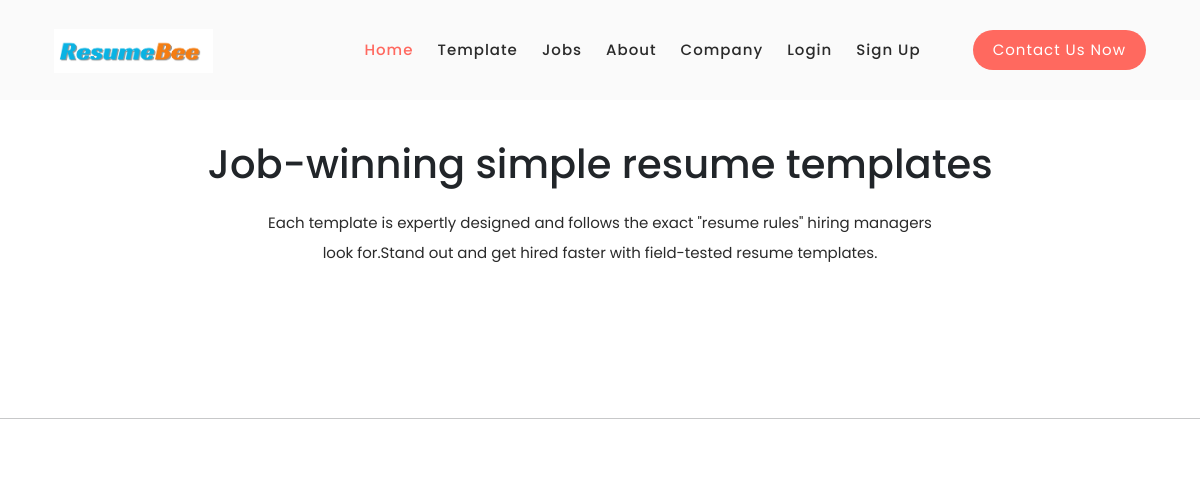
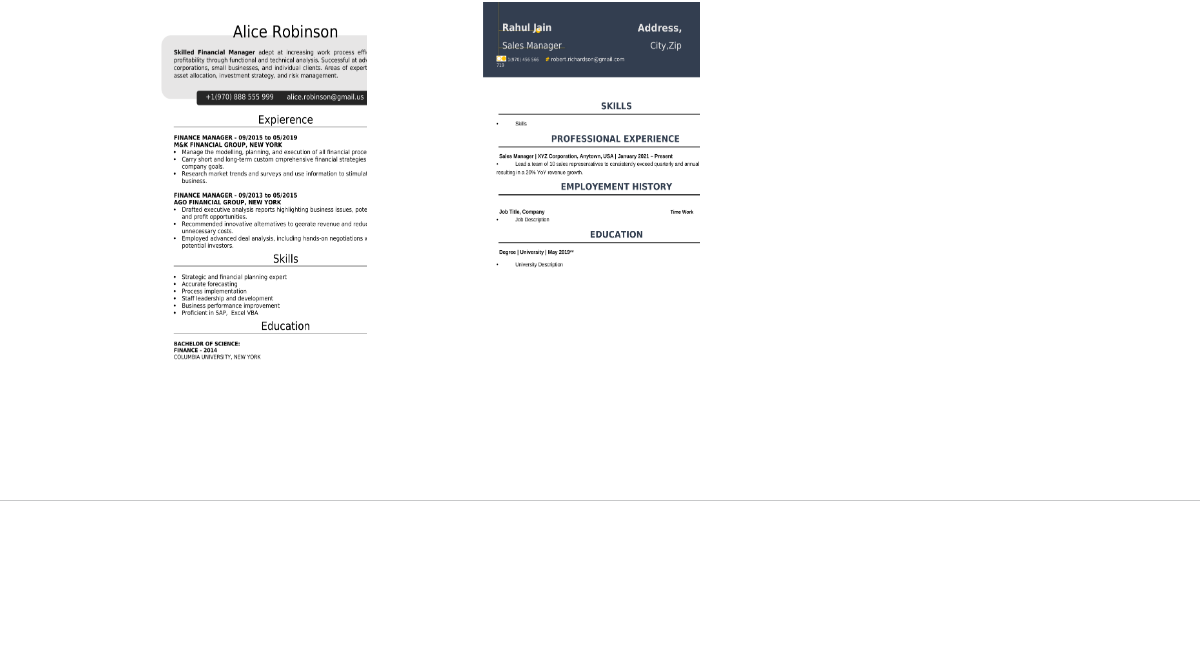
The app's page /template/ (upper part), older data (2 pictures, top to bottom).
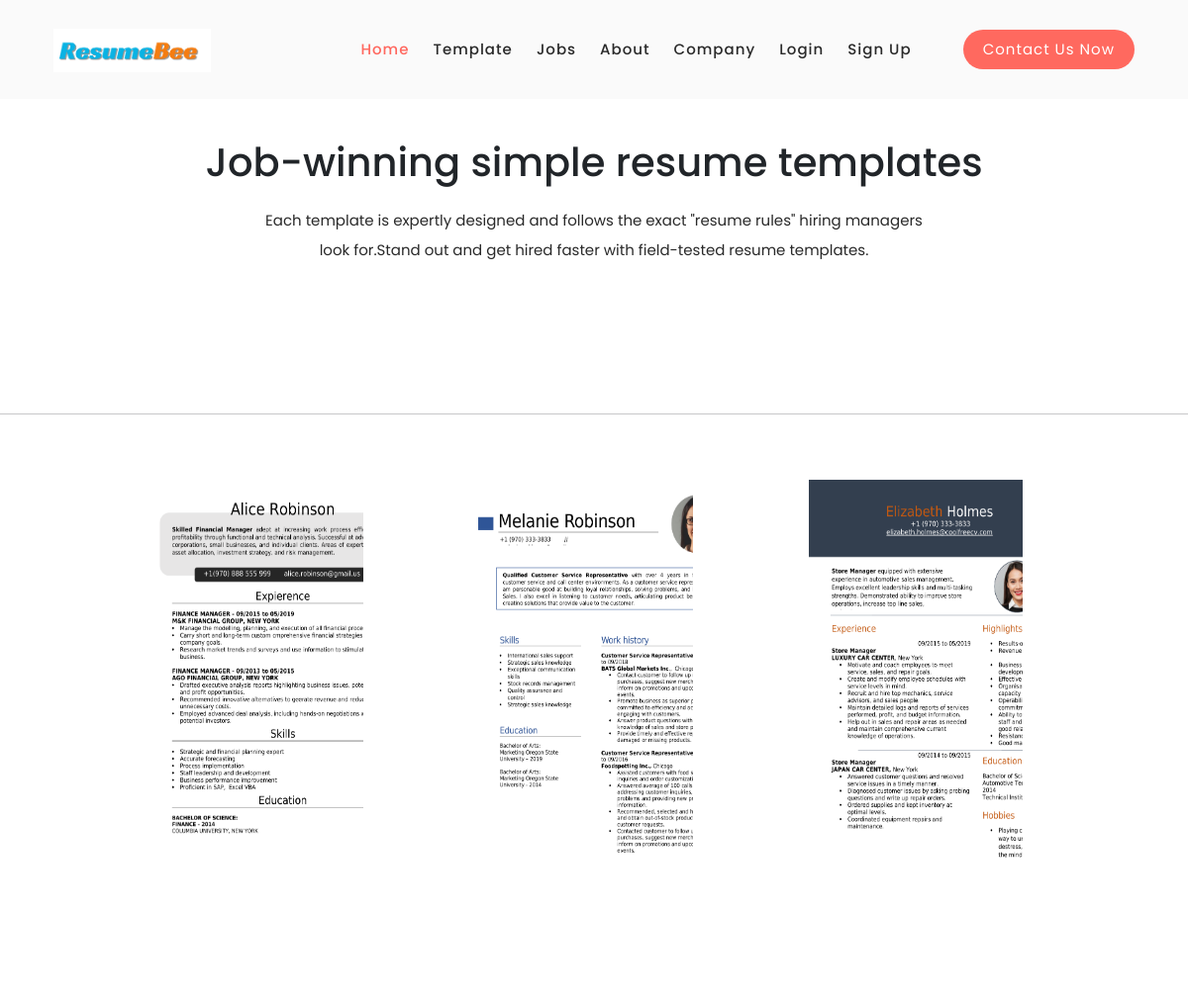
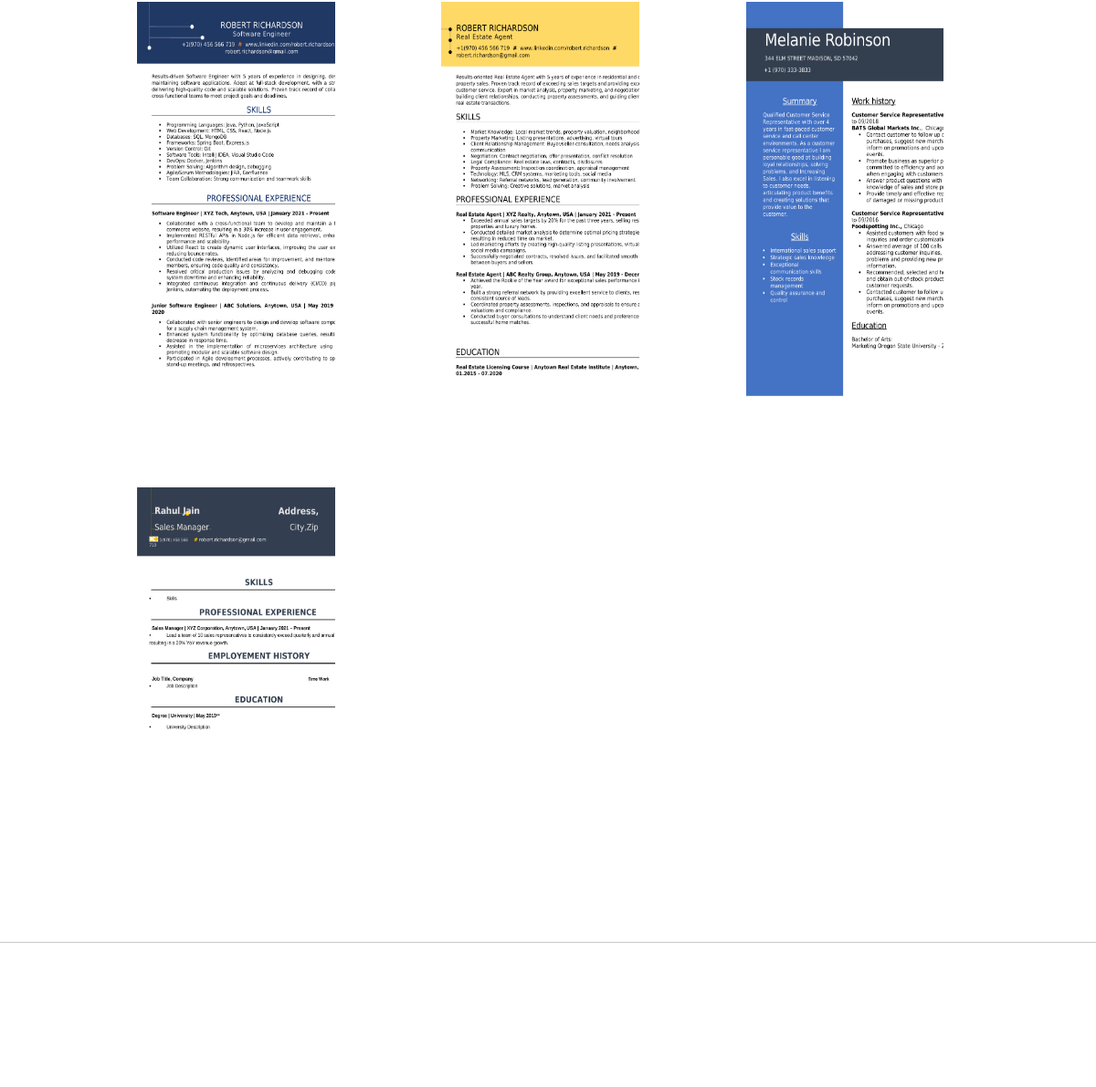
The same page, newer data (2 pictures, top to bottom).
### resume/models.py (models this page shows, shortened)
class templates(models.Model):
     t_id = models.AutoField(primary_key=True)
     t_name = models.CharField(max_length=50)
     t_img = models.FileField(upload_to='t_img/',default="")
     t_file = models.FileField(upload_to='templates_pdf/',blank=False)

### resume/views.py (the view)
# urls.py: path('template/',views.template,name='template'),
def template(request):
     template = templates.objects.all()
     return render(request,'template.html',{'template':template});

### templates/template.html (shortened to what this page needs)
<!DOCTYPE html>
<html lang="en">
<head>
    {% load static %}
    <link rel="stylesheet" href="{% static 'css/templa.css' %}">
    <link href="https://cdn.jsdelivr.net/npm/bootstrap@5.3.2/dist/css/bootstrap.min.css" rel="stylesheet">
    <link href="https://cdn.jsdelivr.net/npm/bootstrap@5.3.2/dist/css/bootstrap.min.css" rel="stylesheet">
</head>
<body>
    {% include 'navbar.html'%}
    <div class="job">
        <h1>Job-winning simple resume templates</h1>
        <p>Each template is expertly designed and follows the exact "resume rules" hiring managers
            <br>
            look for.Stand out and get hired faster with field-tested resume templates.
        </p>
    </div>
    <hr>
    <div class="image">
        {% for i in template %}
        <div class="img">
            <a href="{% url 'create_resume' t_id=i.t_id %}"><img height="400px"  src="{{ i.t_img.url }}" alt=""></a>
            </div>
            {% endfor %}
        </div>
        <hr>
{% include 'footer.html'%}
</body>
</html>

Row changes from the older to the newer data that the page shows:
added templates: t_img (picture)
added templates: t_img (picture)
added templates: t_img (picture)
added templates: t_img (picture)
added templates: t_img (picture)
